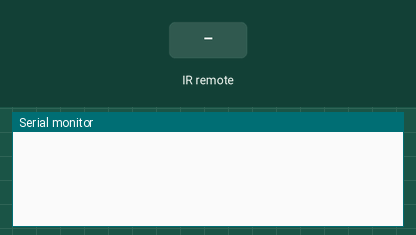
Simulated run of this sketch. Board: Arduino Leonardo, built with avr-gcc and run on an emulated ATmega32U4. Parts: the last lines printed to the serial monitor. The inputs (shaded band) are chosen by the test bench. USB keyboard and mouse output is not drawn.

Above: at 1.2 s.
1.3 s: infrared code 0x807F807F received
At 2.2 s:
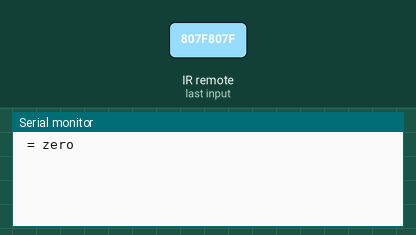
2.8 s: infrared code 0x807F728D received
At 3.3 s:
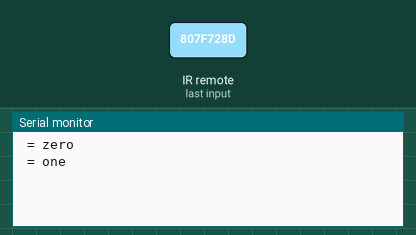
4.3 s: infrared code 0x807FB04F received
At 5.5 s:
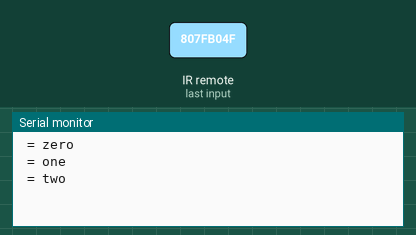
5.8 s: infrared code 0x807F30CF received
At 6.8 s:
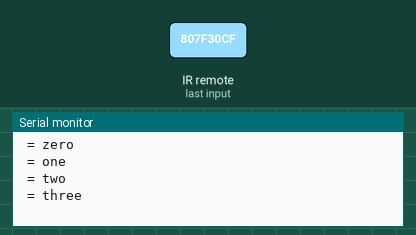
7.3 s: infrared code 0x807F52AD received
At 7.9 s:
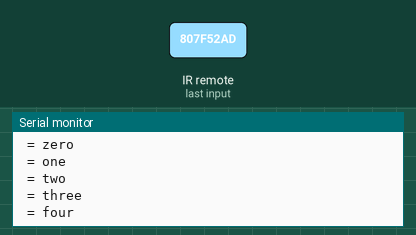
8.8 s: infrared code 0x807F906F received
At 10.3 s:
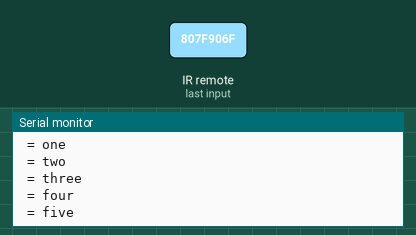

Measured:
- after the input at 1.3 s, the serial monitor: prints a new line at once (image 1)
- after the input at 2.8 s, the serial monitor: prints a new line at once (image 2)
- after the input at 4.3 s, the serial monitor: prints a new line at once (image 3)
- after the input at 5.8 s, the serial monitor: prints a new line at once (image 4)
- after the input at 7.3 s, the serial monitor: prints a new line at once (image 5)
- after the input at 8.8 s, the serial monitor: prints a new line at once (image 6)

The sketch:

remoteYTpiano.ino
```cpp
//IR Remote Variables
#include <IRremote.h>
int IRpin = 9;
IRrecv IR(IRpin);
decode_results cmd;
String myComm;

//Delay
int dt = 100;

#include <Keyboard.h>

void setup() {
  //IR Remote Setup
  Serial.begin (9600);
  IR.enableIRIn();

}

void loop() {
  //Looking for Remote Input
  while (IR.decode(&cmd) == 0) { }
  IR.resume();

  //Remote Input Reads
  switch (cmd.value) {
    case 0x807F807F:
      myComm = "zero";
      Serial.print (" = ");
      Serial.println (myComm);
      Keyboard.begin();
      Keyboard.write ('0');
      Keyboard.release();
      delay (dt);
      IR.resume();
      break;
    case 0x807F728D:
      myComm = "one";
      Serial.print (" = ");
      Serial.println (myComm);
      delay (dt);
      IR.resume();
      break;
    case 0x807FB04F:
      myComm = "two";
      Serial.print (" = ");
      Serial.println (myComm);
      delay (dt);
      IR.resume();
      break;
    case 0x807F30CF:
      myComm = "three";
      Serial.print (" = ");
      Serial.println (myComm);
      delay (dt);
      IR.resume();
      break;
    case 0x807F52AD:
      myComm = "four";
      Serial.print (" = ");
      Serial.println (myComm);
      delay (dt);
      IR.resume();
      break;
    case 0x807F906F:
      myComm = "five";
      Serial.print (" = ");
      Serial.println (myComm);
      delay (dt);
      IR.resume();
      break;
    case 0x807F10EF:
      myComm = "six";
      Serial.print (" = ");
      Serial.println (myComm);
      delay (dt);
      IR.resume();
      break;
    case 0x807F629D:
      myComm = "seven";
      Serial.print (" = ");
      Serial.println (myComm);
      delay (dt);
      IR.resume();
      break;
    case 0x807FA05F:
      myComm = "eight";
      Serial.print (" = ");
      Serial.println (myComm);
      delay (dt);
      IR.resume();
      break;
    case 0x807F02FD:
      myComm = "pwr";
      Serial.print (" = ");
      Serial.println (myComm);
      delay (dt);
      IR.resume();
      break;
  }
}
```
